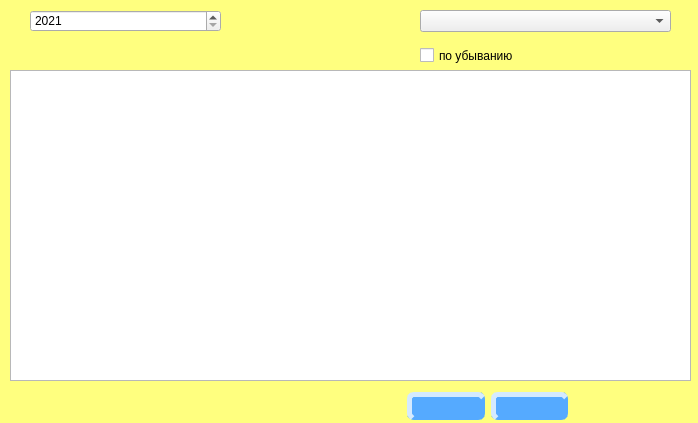
<?xml version="1.0" encoding="UTF-8"?>
<ui version="4.0">
 <class>Dialog</class>
 <widget class="QDialog" name="Dialog">
  <property name="geometry">
   <rect>
    <x>0</x>
    <y>0</y>
    <width>698</width>
    <height>423</height>
   </rect>
  </property>
  <property name="minimumSize">
   <size>
    <width>698</width>
    <height>423</height>
   </size>
  </property>
  <property name="maximumSize">
   <size>
    <width>698</width>
    <height>423</height>
   </size>
  </property>
  <property name="windowTitle">
   <string>Отчет о ЧС</string>
  </property>
  <property name="styleSheet">
   <string notr="true">
QDialog{
background-color:rgb(255, 255, 127);
}

QPushButton{
background-color:#55aaff;
border-style:outset;
padding:2px;
border-width:5px;
border-radius:7px;
border-color:#55aaff;
}
</string>
  </property>
  <widget class="QTableWidget" name="tWReport">
   <property name="geometry">
    <rect>
     <x>10</x>
     <y>70</y>
     <width>681</width>
     <height>311</height>
    </rect>
   </property>
   <property name="editTriggers">
    <set>QAbstractItemView::NoEditTriggers</set>
   </property>
   <attribute name="horizontalHeaderDefaultSectionSize">
    <number>150</number>
   </attribute>
  </widget>
  <widget class="QComboBox" name="ComboBox">
   <property name="geometry">
    <rect>
     <x>420</x>
     <y>10</y>
     <width>251</width>
     <height>22</height>
    </rect>
   </property>
  </widget>
  <widget class="QCheckBox" name="CheckB">
   <property name="geometry">
    <rect>
     <x>420</x>
     <y>40</y>
     <width>161</width>
     <height>31</height>
    </rect>
   </property>
   <property name="text">
    <string>по убыванию</string>
   </property>
  </widget>
  <widget class="QWidget" name="layoutWidget">
   <property name="geometry">
    <rect>
     <x>407</x>
     <y>390</y>
     <width>161</width>
     <height>32</height>
    </rect>
   </property>
   <layout class="QHBoxLayout" name="horizontalLayout">
    <item>
     <widget class="QPushButton" name="pBtnReport">
      <property name="text">
       <string/>
      </property>
      <property name="icon">
       <iconset>
        <normaloff>../../../Downloads/report.png</normaloff>../../../Downloads/report.png</iconset>
      </property>
     </widget>
    </item>
    <item>
     <widget class="QPushButton" name="pBtnClose">
      <property name="text">
       <string/>
      </property>
      <property name="icon">
       <iconset>
        <normaloff>../../../Downloads/close.png</normaloff>../../../Downloads/close.png</iconset>
      </property>
     </widget>
    </item>
   </layout>
  </widget>
  <widget class="QSpinBox" name="spinBox">
   <property name="geometry">
    <rect>
     <x>30</x>
     <y>10</y>
     <width>191</width>
     <height>22</height>
    </rect>
   </property>
   <property name="minimum">
    <number>2021</number>
   </property>
   <property name="maximum">
    <number>2030</number>
   </property>
  </widget>
  <widget class="QDateEdit" name="dateEdit1">
   <property name="enabled">
    <bool>false</bool>
   </property>
   <property name="geometry">
    <rect>
     <x>701</x>
     <y>30</y>
     <width>81</width>
     <height>21</height>
    </rect>
   </property>
   <property name="calendarPopup">
    <bool>true</bool>
   </property>
  </widget>
  <widget class="QDateEdit" name="dateEdit2">
   <property name="enabled">
    <bool>false</bool>
   </property>
   <property name="geometry">
    <rect>
     <x>700</x>
     <y>80</y>
     <width>191</width>
     <height>21</height>
    </rect>
   </property>
   <property name="minimumSize">
    <size>
     <width>191</width>
     <height>21</height>
    </size>
   </property>
   <property name="autoFillBackground">
    <bool>false</bool>
   </property>
   <property name="wrapping">
    <bool>false</bool>
   </property>
   <property name="calendarPopup">
    <bool>true</bool>
   </property>
  </widget>
 </widget>
 <resources/>
 <connections/>
</ui>
